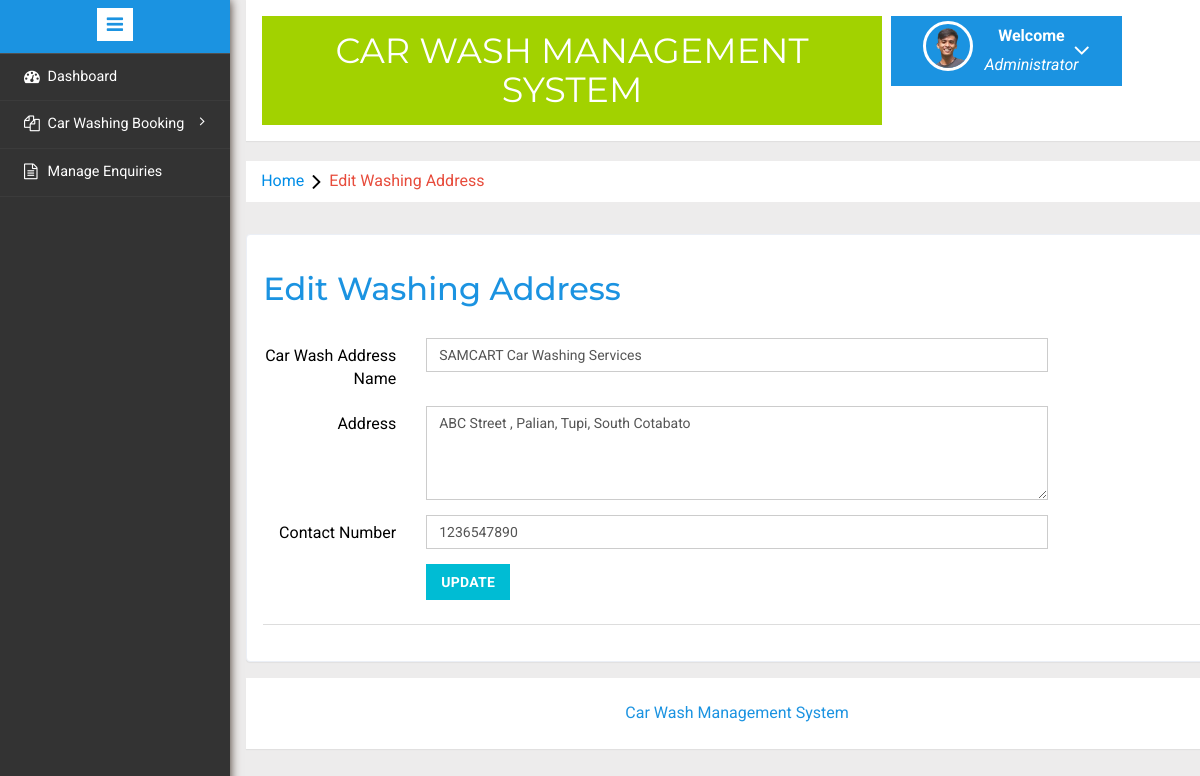
The page /admin/editcar-washpoint.php?wpid=1 (signed in) on the database its author committed.
### tables this page shows
CREATE TABLE `tblwashingpoints` (
  `id` int(11) NOT NULL,
  `washingPointName` varchar(255) DEFAULT NULL,
  `washingPointAddress` varchar(255) DEFAULT NULL,
  `contactNumber` bigint(20) DEFAULT NULL,
  `creationDate` timestamp NOT NULL DEFAULT current_timestamp()
);

### admin/editcar-washpoint.php (the view, shortened to what this page needs)
<?php
include('includes/config.php');
if(strlen($_SESSION['alogin'])==0)
	{
header('location:index.php');
}
else{
	?>
<!DOCTYPE HTML>
<html>
<head>
<link href="css/bootstrap.min.css" rel='stylesheet' type='text/css' />
<link href="css/style.css" rel='stylesheet' type='text/css' />
<link rel="stylesheet" href="css/morris.css" type="text/css"/>
<link href="css/font-awesome.css" rel="stylesheet">
<link rel="stylesheet" href="css/icon-font.min.css" type='text/css' />
</head>
<body>
   <div class="page-container">
<div class="left-content">
	   <div class="mother-grid-inner">
<?php include('includes/header.php');?>
				</div>
	<ol class="breadcrumb">
                <li class="breadcrumb-item"><a href="dashboard.php">Home</a><i class="fa fa-angle-right"></i>Edit Washing Address </li>
            </ol>
 	<div class="grid-form">
  <div class="grid-form1">
  	       <h3>Edit Washing Address</h3>
<?php
$id=$_GET['wpid'];
$sql = "SELECT * from tblwashingpoints where id='$id'";
$query = $dbh -> prepare($sql);
$query->execute();
$results=$query->fetchAll(PDO::FETCH_OBJ);
foreach($results as $result)
{				?>
  	         <div class="tab-content">
						<div class="tab-pane active" id="horizontal-form">
							<form class="form-horizontal" name="washingpoint" method="post" enctype="multipart/form-data">
								<div class="form-group">
									<label for="focusedinput" class="col-sm-2 control-label">Car Wash Address Name</label>
									<div class="col-sm-8">
										<input type="text" class="form-control" name="washingpointname" id="washingpointname" value="<?php echo htmlentities($result->washingPointName);?>" required>
									</div>
								</div>
<div class="form-group">
									<label for="focusedinput" class="col-sm-2 control-label">Address</label>
									<div class="col-sm-8">
										<textarea class="form-control" name="address" id="address" placeholder="Address" required rows="4"><?php echo htmlentities($result->washingPointAddress);?></textarea>
									</div>
								</div>
<div class="form-group">
									<label for="focusedinput" class="col-sm-2 control-label">Contact Number</label>
									<div class="col-sm-8">
										<input type="text" class="form-control" name="contactno" id="contactno" value="<?php echo htmlentities($result->contactNumber);?>" required>
									</div>
								</div>
								<div class="row">
			<div class="col-sm-8 col-sm-offset-2">
				<button type="submit" name="submit" class="btn-primary btn">Update</button>
			</div>
		</div>
					</div>
<?php } ?>
      <div class="panel-footer">
	 </div>
  </div>
 	</div>
<?php include('includes/footer.php');?>
</div>
</div>
					<?php include('includes/sidebarmenu.php');?>
							</div>
</body>
</html>
<?php } ?>

### rows shown on the page
tblwashingpoints: washingpointname "SAMCART Car Washing Services", address "ABC Street , Palian, Tupi, South Cotabato", contactno "1236547890"
